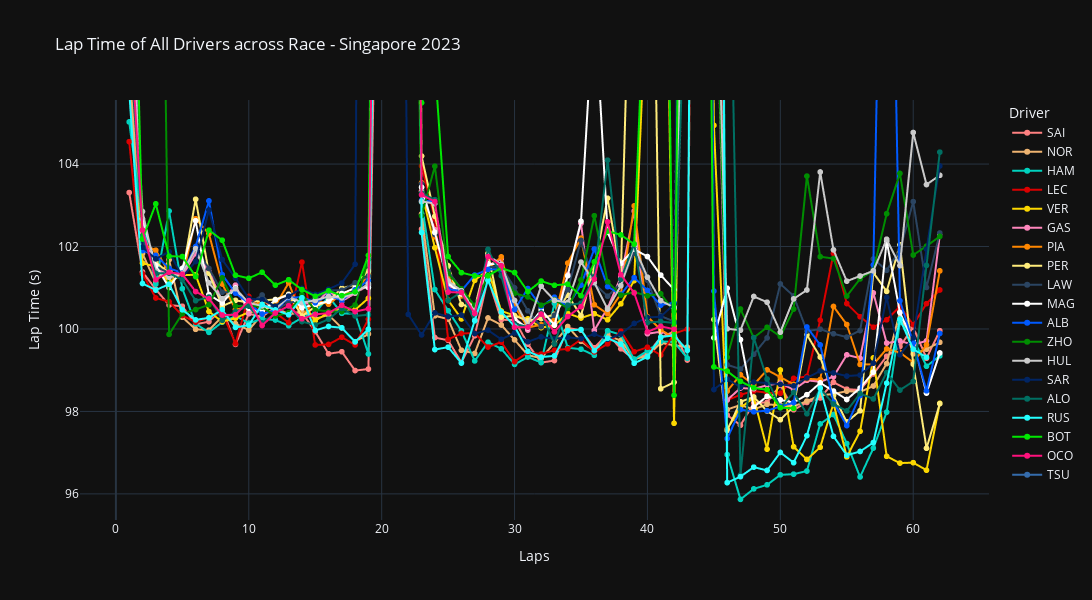

Here is the notebook cell this chart was saved with:
### Code cell
color_discrete_map = {driver: color for driver, color in driver_color.items() if driver in df_all_drivers['Driver'].unique()}

fig = px.line(df_all_drivers, x='LapNumber', y='LapTime', color='Driver',
              title='Lap Time of All Drivers across Race - Singapore 2023',
              labels={'LapTime': 'Lap Time (s)', 'LapNumber': 'Laps', 'Driver': 'Driver'},
              color_discrete_map=color_discrete_map,
              template="plotly_dark",
              markers=True) # Adds markers to the line plot

# Setting the y-axis limits
fig.update_yaxes(range=[min(df_all_drivers['LapTime'])-0.5, df_all_drivers['LapTime'].median()+5])

# Adjusting the plot size
fig.update_layout(width=2000, height=600)

fig.show()

### Figure 1 — Plotly figure (JSON) as saved in the notebook; plotly's stock layout.template omitted (floating-point values rounded to 4 significant figures)
{"data": [{"hovertemplate": "Driver=SAI<br>Laps=%{x}<br>Lap Time (s)=%{y}<extra></extra>", "legendgroup": "SAI", "line": {"color": "#ff8181", "dash": "solid"}, "marker": {"symbol": "circle"}, "mode": "lines+markers", "name": "SAI", "showlegend": true, "type": "scattergl", "x": [62, 61, 60, 59, 58, 57, 56, 55, 54, 53, 52, 51, 50, 49, 48, 47, 46, 45, 44, 43, 42, 41, 40, 39, 38, 37, 36, 35, 34, 33, 32, 31, 30, 29, 28, 27, 26, 25, 24, 23, 22, 21, 20, 19, 18, 17, 16, 15, 14, 13, 12, 11, 10, 9, 8, 7, 6, 5, 4, 3, 2, 1], "xaxis": "x", "y": [99.96, 99.29, 100.0, 99.58, 99.34, 98.91, 98.52, 98.54, 98.71, 98.33, 98.22, 98.04, 98.64, 98.22, 98.2, 97.67, 97.91, 121.3, 138.6, 99.25, 99.94, 99.8, 99.39, 99.25, 99.52, 99.88, 99.54, 99.97, 100.0, 99.23, 99.18, 99.63, 100.2, 100.2, 101.2, 99.84, 99.19, 99.73, 99.79, 102.4, 150.8, 188.6, 116.8, 99.03, 98.99, 99.45, 99.4, 99.94, 100.4, 100.4, 100.5, 100.3, 100.4, 99.63, 100.5, 100.2, 100.1, 100.6, 100.6, 101.0, 101.4, 103.3], "yaxis": "y"}, {"hovertemplate": "Driver=NOR<br>Laps=%{x}<br>Lap Time (s)=%{y}<extra></extra>", "legendgroup": "NOR", "line": {"color": "#eeb370", "dash": "solid"}, "marker": {"symbol": "circle"}, "mode": "lines+markers", "name": "NOR", "showlegend": true, "type": "scattergl", "x": [62, 61, 60, 59, 58, 57, 56, 55, 54, 53, 52, 51, 50, 49, 48, 47, 46, 45, 44, 43, 42, 41, 40, 39, 38, 37, 36, 35, 34, 33, 32, 31, 30, 29, 28, 27, 26, 25, 24, 23, 22, 21, 20, 19, 18, 17, 16, 15, 14, 13, 12, 11, 10, 9, 8, 7, 6, 5, 4, 3, 2, 1], "xaxis": "x", "y": [99.68, 99.51, 99.4, 100.4, 99.16, 98.62, 98.47, 98.49, 98.42, 98.39, 98.25, 98.12, 98.15, 98.17, 98.05, 98.16, 98.05, 120.7, 138.9, 99.56, 99.61, 99.66, 99.35, 99.27, 99.72, 99.84, 99.46, 99.7, 100.1, 99.66, 99.29, 99.37, 99.74, 100.1, 100.3, 99.41, 99.48, 100.2, 100.3, 102.8, 148.3, 181.3, 121.2, 99.88, 99.69, 100.0, 100.3, 100.2, 100.4, 100.4, 100.5, 100.4, 99.97, 100.1, 100.3, 99.97, 99.99, 100.3, 101.7, 101.1, 101.8, 106.4], "yaxis": "y"}, {"hovertemplate": "Driver=HAM<br>Laps=%{x}<br>Lap Time (s)=%{y}<extra></extra>", "legendgroup": "HAM", "line": {"color": "#00d2be", "dash": "solid"}, "marker": {"symbol": "circle"}, "mode": "lines+markers", "name": "HAM", "showlegend": true, "type": "scattergl", "x": [62, 61, 60, 59, 58, 57, 56, 55, 54, 53, 52, 51, 50, 49, 48, 47, 46, 45, 44, 43, 42, 41, 40, 39, 38, 37, 36, 35, 34, 33, 32, 31, 30, 29, 28, 27, 26, 25, 24, 23, 22, 21, 20, 19, 18, 17, 16, 15, 14, 13, 12, 11, 10, 9, 8, 7, 6, 5, 4, 3, 2, 1], "xaxis": "x", "y": [99.35, 99.1, 99.77, 100.2, 97.98, 97.11, 96.41, 97.22, 97.92, 97.7, 96.56, 96.48, 96.46, 96.22, 96.12, 95.87, 96.95, 133.6, 145.7, 99.29, 99.69, 99.7, 99.47, 99.26, 99.86, 99.96, 99.36, 99.51, 99.55, 100.6, 99.19, 99.32, 99.14, 99.52, 99.68, 99.23, 99.95, 100.4, 101.0, 103.1, 146.2, 181.8, 121.8, 99.39, 100.4, 100.4, 100.8, 100.4, 100.3, 100.1, 100.2, 100.2, 100.1, 100.3, 100.2, 99.92, 100.1, 101.0, 102.9, 101.1, 102.6, 105.0], "yaxis": "y"}, {"hovertemplate": "Driver=LEC<br>Laps=%{x}<br>Lap Time (s)=%{y}<extra></extra>", "legendgroup": "LEC", "line": {"color": "#dc0000", "dash": "solid"}, "marker": {"symbol": "circle"}, "mode": "lines+markers", "name": "LEC", "showlegend": true, "type": "scattergl", "x": [62, 61, 60, 59, 58, 57, 56, 55, 54, 53, 52, 51, 50, 49, 48, 47, 46, 45, 44, 43, 42, 41, 40, 39, 38, 37, 36, 35, 34, 33, 32, 31, 30, 29, 28, 27, 26, 25, 24, 23, 22, 21, 20, 19, 18, 17, 16, 15, 14, 13, 12, 11, 10, 9, 8, 7, 6, 5, 4, 3, 2, 1], "xaxis": "x", "y": [100.9, 100.6, 100.1, 100.5, 100.2, 100.0, 100.3, 100.6, 101.8, 100.2, 98.85, 98.8, 98.44, 98.45, 98.5, 98.4, 98.28, 120.8, 138.4, 100.0, 99.89, 99.37, 99.56, 99.45, 99.95, 99.64, 99.44, 99.75, 99.52, 99.48, 99.39, 99.43, 99.21, 99.68, 99.56, 99.9, 99.89, 99.75, 102.7, 104.0, 147.9, 184.8, 121.6, 100.2, 99.61, 99.8, 99.62, 99.61, 101.6, 100.2, 100.4, 100.4, 100.8, 99.65, 100.4, 100.3, 100.2, 100.3, 100.7, 100.8, 101.3, 104.5], "yaxis": "y"}, {"hovertemplate": "Driver=VER<br>Laps=%{x}<br>Lap Time (s)=%{y}<extra></extra>", "legendgroup": "VER", "line": {"color": "#fcd700", "dash": "solid"}, "marker": {"symbol": "circle"}, "mode": "lines+markers", "name": "VER", "showlegend": true, "type": "scattergl", "x": [62, 61, 60, 59, 58, 57, 56, 55, 54, 53, 52, 51, 50, 49, 48, 47, 46, 45, 44, 43, 42, 41, 40, 39, 38, 37, 36, 35, 34, 33, 32, 31, 30, 29, 28, 27, 26, 25, 24, 23, 22, 21, 20, 19, 18, 17, 16, 15, 14, 13, 12, 11, 10, 9, 8, 7, 6, 5, 4, 3, 2, 1], "xaxis": "x", "y": [98.2, 96.58, 96.76, 96.75, 96.91, 99.3, 97.52, 96.9, 98.2, 97.13, 96.84, 97.14, 99.01, 97.09, 98.33, 98.09, 97.57, 104.9, 137.5, 116.4, 97.71, 119.2, 108.8, 101.2, 100.6, 100.2, 100.4, 100.3, 100.4, 100.1, 100.0, 100.2, 100.3, 100.4, 101.4, 101.2, 100.2, 100.7, 102.0, 103.3, 150.0, 172.1, 118.3, 100.7, 100.5, 100.5, 100.4, 100.2, 100.6, 100.7, 100.6, 100.4, 100.4, 100.3, 100.2, 100.4, 101.3, 101.3, 101.1, 101.5, 101.6, 109.8], "yaxis": "y"}, {"hovertemplate": "Driver=GAS<br>Laps=%{x}<br>Lap Time (s)=%{y}<extra></extra>", "legendgroup": "GAS", "line": {"color": "#fe86bc", "dash": "solid"}, "marker": {"symbol": "circle"}, "mode": "lines+markers", "name": "GAS", "showlegend": true, "type": "scattergl", "x": [62, 61, 60, 59, 58, 57, 56, 55, 54, 53, 52, 51, 50, 49, 48, 47, 46, 45, 44, 43, 42, 41, 40, 39, 38, 37, 36, 35, 34, 33, 32, 31, 30, 29, 28, 27, 26, 25, 24, 23, 22, 21, 20, 19, 18, 17, 16, 15, 14, 13, 12, 11, 10, 9, 8, 7, 6, 5, 4, 3, 2, 1], "xaxis": "x", "y": [102.3, 99.71, 99.62, 99.71, 99.66, 100.9, 99.29, 99.37, 98.84, 98.72, 98.76, 98.53, 98.69, 98.63, 98.55, 98.57, 98.28, 111.2, 138.0, 110.5, 99.84, 99.93, 99.89, 102.9, 101.3, 100.5, 99.97, 102.6, 101.3, 100.2, 100.4, 99.97, 100.3, 101.7, 101.5, 100.4, 100.9, 101.0, 102.4, 103.3, 140.7, 169.7, 128.7, 101.1, 100.9, 100.7, 100.9, 100.6, 100.6, 100.8, 100.4, 100.7, 100.4, 101.1, 100.7, 101.4, 101.8, 101.3, 101.3, 101.4, 102.4, 110.1], "yaxis": "y"}, {"hovertemplate": "Driver=PIA<br>Laps=%{x}<br>Lap Time (s)=%{y}<extra></extra>", "legendgroup": "PIA", "line": {"color": "#ff8700", "dash": "solid"}, "marker": {"symbol": "circle"}, "mode": "lines+markers", "name": "PIA", "showlegend": true, "type": "scattergl", "x": [62, 61, 60, 59, 58, 57, 56, 55, 54, 53, 52, 51, 50, 49, 48, 47, 46, 45, 44, 43, 42, 41, 40, 39, 38, 37, 36, 35, 34, 33, 32, 31, 30, 29, 28, 27, 26, 25, 24, 23, 22, 21, 20, 19, 18, 17, 16, 15, 14, 13, 12, 11, 10, 9, 8, 7, 6, 5, 4, 3, 2, 1], "xaxis": "x", "y": [101.4, 99.62, 99.19, 99.43, 99.52, 99.14, 99.14, 100.1, 100.5, 98.77, 98.79, 98.66, 98.83, 99.01, 98.65, 98.89, 98.49, 112.7, 136.3, 112.4, 99.78, 99.98, 100.3, 103.0, 100.9, 100.4, 100.6, 102.2, 101.6, 100.2, 100.1, 100.0, 100.6, 101.7, 101.5, 100.5, 100.8, 101.3, 102.2, 103.5, 138.8, 167.8, 129.0, 101.3, 100.9, 100.8, 100.6, 100.7, 100.3, 101.1, 100.6, 100.7, 100.5, 100.5, 101.1, 102.3, 102.7, 101.2, 101.4, 101.9, 102.1, 111.9], "yaxis": "y"}, {"hovertemplate": "Driver=PER<br>Laps=%{x}<br>Lap Time (s)=%{y}<extra></extra>", "legendgroup": "PER", "line": {"color": "#ffec7b", "dash": "solid"}, "marker": {"symbol": "circle"}, "mode": "lines+markers", "name": "PER", "showlegend": true, "type": "scattergl", "x": [62, 61, 60, 59, 58, 57, 56, 55, 54, 53, 52, 51, 50, 49, 48, 47, 46, 45, 44, 43, 42, 41, 40, 39, 38, 37, 36, 35, 34, 33, 32, 31, 30, 29, 28, 27, 26, 25, 24, 23, 22, 21, 20, 19, 18, 17, 16, 15, 14, 13, 12, 11, 10, 9, 8, 7, 6, 5, 4, 3, 2, 1], "xaxis": "x", "y": [98.19, 97.11, 99.15, 102.0, 100.9, 101.4, 98.02, 97.75, 98.39, 99.32, 99.86, 98.12, 97.8, 98.01, 98.35, 98.23, 97.54, 100.2, 137.4, 120.7, 98.71, 98.55, 119.3, 113.1, 101.3, 103.2, 101.5, 100.3, 100.8, 100.4, 100.3, 100.2, 100.3, 100.3, 101.8, 100.5, 100.6, 101.5, 102.7, 104.2, 148.6, 162.6, 121.1, 101.4, 101.1, 101.0, 100.7, 100.5, 100.3, 100.8, 100.7, 100.7, 100.6, 100.7, 100.6, 101.4, 103.1, 101.3, 101.4, 101.6, 102.0, 111.6], "yaxis": "y"}, {"hovertemplate": "Driver=LAW<br>Laps=%{x}<br>Lap Time (s)=%{y}<extra></extra>", "legendgroup": "LAW", "line": {"color": "#2b4562", "dash": "solid"}, "marker": {"symbol": "circle"}, "mode": "lines+markers", "name": "LAW", "showlegend": true, "type": "scattergl", "x": [62, 61, 60, 59, 58, 57, 56, 55, 54, 53, 52, 51, 50, 49, 48, 47, 46, 45, 44, 43, 42, 41, 40, 39, 38, 37, 36, 35, 34, 33, 32, 31, 30, 29, 28, 27, 26, 25, 24, 23, 22, 21, 20, 19, 18, 17, 16, 15, 14, 13, 12, 11, 10, 9, 8, 7, 6, 5, 4, 3, 2, 1], "xaxis": "x", "y": [102.3, 101.0, 103.1, 101.9, 101.4, 101.7, 99.96, 99.8, 99.88, 100.0, 99.95, 100.8, 101.1, 99.78, 99.39, 99.03, 99.13, 110.9, 138.5, 111.9, 100.2, 100.3, 101.2, 101.8, 101.1, 100.8, 101.1, 102.1, 101.0, 100.3, 100.1, 100.4, 101.0, 101.5, 101.5, 100.2, 101.0, 101.4, 102.3, 103.5, 137.7, 172.0, 128.5, 101.3, 101.1, 100.9, 100.9, 100.7, 100.7, 100.6, 100.5, 100.8, 100.6, 100.9, 100.9, 101.5, 101.9, 101.4, 101.4, 101.5, 102.1, 110.9], "yaxis": "y"}, {"hovertemplate": "Driver=MAG<br>Laps=%{x}<br>Lap Time (s)=%{y}<extra></extra>", "legendgroup": "MAG", "line": {"color": "#ffffff", "dash": "solid"}, "marker": {"symbol": "circle"}, "mode": "lines+markers", "name": "MAG", "showlegend": true, "type": "scattergl", "x": [62, 61, 60, 59, 58, 57, 56, 55, 54, 53, 52, 51, 50, 49, 48, 47, 46, 45, 44, 43, 42, 41, 40, 39, 38, 37, 36, 35, 34, 33, 32, 31, 30, 29, 28, 27, 26, 25, 24, 23, 22, 21, 20, 19, 18, 17, 16, 15, 14, 13, 12, 11, 10, 9, 8, 7, 6, 5, 4, 3, 2, 1], "xaxis": "x", "y": [99.42, 98.45, 99.7, 100.4, 102.1, 98.95, 98.57, 98.29, 98.5, 98.69, 98.41, 98.22, 98.28, 98.37, 98.11, 99.74, 101.0, 99.79, 157.1, 126.0, 101.0, 101.3, 101.8, 101.9, 101.6, 102.4, 108.1, 102.6, 101.3, 100.1, 100.5, 100.0, 100.2, 101.6, 101.6, 100.5, 100.9, 101.1, 102.3, 103.4, 142.0, 171.6, 126.5, 101.0, 101.0, 100.9, 100.7, 100.6, 100.5, 100.8, 100.7, 100.4, 100.5, 101.0, 100.6, 100.8, 102.6, 101.5, 101.0, 101.5, 102.7, 108.3], "yaxis": "y"}, {"hovertemplate": "Driver=ALB<br>Laps=%{x}<br>Lap Time (s)=%{y}<extra></extra>", "legendgroup": "ALB", "line": {"color": "#005aff", "dash": "solid"}, "marker": {"symbol": "circle"}, "mode": "lines+markers", "name": "ALB", "showlegend": true, "type": "scattergl", "x": [62, 61, 60, 59, 58, 57, 56, 55, 54, 53, 52, 51, 50, 49, 48, 47, 46, 45, 44, 43, 42, 41, 40, 39, 38, 37, 36, 35, 34, 33, 32, 31, 30, 29, 28, 27, 26, 25, 24, 23, 22, 21, 20, 19, 18, 17, 16, 15, 14, 13, 12, 11, 10, 9, 8, 7, 6, 5, 4, 3, 2, 1], "xaxis": "x", "y": [99.89, 98.5, 99.67, 100.7, 118.0, 101.6, 98.39, 97.66, 98.23, 99.61, 100.0, 98.21, 98.12, 98.02, 97.99, 98.05, 97.34, 100.9, 155.0, 120.9, 100.6, 100.6, 100.9, 101.2, 100.8, 101.0, 101.9, 101.1, 100.6, 100.8, 100.5, 101.0, 100.5, 101.5, 101.4, 101.3, 100.9, 101.0, 103.1, 103.1, 135.2, 172.3, 128.6, 101.2, 100.9, 100.7, 100.8, 100.6, 100.8, 100.8, 100.5, 100.4, 100.6, 100.9, 101.3, 103.1, 102.0, 101.4, 101.5, 101.8, 101.9, 113.1], "yaxis": "y"}, {"hovertemplate": "Driver=ZHO<br>Laps=%{x}<br>Lap Time (s)=%{y}<extra></extra>", "legendgroup": "ZHO", "line": {"color": "#008d01", "dash": "solid"}, "marker": {"symbol": "circle"}, "mode": "lines+markers", "name": "ZHO", "showlegend": true, "type": "scattergl", "x": [62, 61, 60, 59, 58, 57, 56, 55, 54, 53, 52, 51, 50, 49, 48, 47, 46, 45, 44, 43, 42, 41, 40, 39, 38, 37, 36, 35, 34, 33, 32, 31, 30, 29, 28, 27, 26, 25, 24, 23, 22, 21, 20, 19, 18, 17, 16, 15, 14, 13, 12, 11, 10, 9, 8, 7, 6, 5, 4, 3, 2, 1], "xaxis": "x", "y": [102.2, 102.0, 101.8, 103.8, 102.8, 101.4, 101.2, 100.8, 101.7, 101.8, 103.7, 100.5, 99.82, 100.0, 99.79, 100.5, 99.32, 110.6, 137.5, 114.4, 100.4, 100.9, 100.8, 100.9, 100.8, 101.1, 102.7, 101.2, 100.5, 100.7, 100.6, 100.8, 100.9, 101.5, 101.3, 100.6, 101.0, 101.3, 103.9, 102.7, 120.7, 156.2, 136.7, 101.7, 100.6, 100.4, 100.4, 100.5, 100.8, 100.4, 100.3, 100.5, 100.6, 100.6, 101.2, 100.6, 100.5, 100.4, 99.87, 122.7, 110.0, 115.1], "yaxis": "y"}, {"hovertemplate": "Driver=HUL<br>Laps=%{x}<br>Lap Time (s)=%{y}<extra></extra>", "legendgroup": "HUL", "line": {"color": "#cacaca", "dash": "solid"}, "marker": {"symbol": "circle"}, "mode": "lines+markers", "name": "HUL", "showlegend": true, "type": "scattergl", "x": [62, 61, 60, 59, 58, 57, 56, 55, 54, 53, 52, 51, 50, 49, 48, 47, 46, 45, 44, 43, 42, 41, 40, 39, 38, 37, 36, 35, 34, 33, 32, 31, 30, 29, 28, 27, 26, 25, 24, 23, 22, 21, 20, 19, 18, 17, 16, 15, 14, 13, 12, 11, 10, 9, 8, 7, 6, 5, 4, 3, 2, 1], "xaxis": "x", "y": [103.7, 103.5, 104.8, 101.5, 102.2, 101.4, 101.3, 101.2, 101.9, 103.8, 100.9, 100.7, 99.92, 100.7, 100.8, 99.97, 100.0, 112.0, 136.7, 113.2, 100.5, 100.7, 101.3, 102.0, 101.1, 100.5, 101.1, 101.6, 100.6, 100.7, 101.0, 100.1, 100.7, 101.6, 101.8, 100.4, 100.9, 101.2, 103.0, 103.1, 136.9, 175.9, 128.7, 101.1, 100.9, 100.8, 100.8, 100.7, 100.6, 100.8, 100.5, 100.6, 100.6, 101.0, 100.7, 101.1, 101.9, 101.4, 101.3, 101.4, 102.8, 109.2], "yaxis": "y"}, {"hovertemplate": "Driver=SAR<br>Laps=%{x}<br>Lap Time (s)=%{y}<extra></extra>", "legendgroup": "SAR", "line": {"color": "#012564", "dash": "solid"}, "marker": {"symbol": "circle"}, "mode": "lines+markers", "name": "SAR", "showlegend": true, "type": "scattergl", "x": [62, 61, 60, 59, 58, 57, 56, 55, 54, 53, 52, 51, 50, 49, 48, 47, 46, 45, 44, 43, 42, 41, 40, 39, 38, 37, 36, 35, 34, 33, 32, 31, 30, 29, 28, 27, 26, 25, 24, 23, 22, 21, 20, 19, 18, 17, 16, 15, 14, 13, 12, 11, 10, 9, 8, 7, 6, 5, 4, 3, 2, 1], "xaxis": "x", "y": [104.0, 101.9, 99.79, 99.37, 100.8, 99.17, 98.88, 98.86, 98.93, 98.98, 98.81, 98.62, 98.66, 98.69, 98.71, 98.59, 98.78, 98.53, 153.3, 128.4, 100.6, 100.3, 100.3, 100.1, 99.88, 99.75, 99.88, 99.76, 99.8, 99.76, 99.81, 99.69, 99.9, 99.75, 99.97, 99.89, 100.3, 100.3, 100.4, 99.86, 100.4, 135.1, null, 149.6, 101.6, 101.1, 101.0, 100.8, 101.0, 100.8, 100.6, 100.7, 100.7, 101.2, 101.7, 102.9, 101.6, 101.3, 101.9, 101.7, 102.0, 114.1], "yaxis": "y"}, {"hovertemplate": "Driver=ALO<br>Laps=%{x}<br>Lap Time (s)=%{y}<extra></extra>", "legendgroup": "ALO", "line": {"color": "#006f62", "dash": "solid"}, "marker": {"symbol": "circle"}, "mode": "lines+markers", "name": "ALO", "showlegend": true, "type": "scattergl", "x": [62, 61, 60, 59, 58, 57, 56, 55, 54, 53, 52, 51, 50, 49, 48, 47, 46, 45, 44, 43, 42, 41, 40, 39, 38, 37, 36, 35, 34, 33, 32, 31, 30, 29, 28, 27, 26, 25, 24, 23, 22, 21, 20, 19, 18, 17, 16, 15, 14, 13, 12, 11, 10, 9, 8, 7, 6, 5, 4, 3, 2, 1], "xaxis": "x", "y": [104.3, 101.5, 98.73, 98.52, 98.94, 98.3, 98.44, 98.01, 98.18, 98.56, 97.94, 98.46, 98.09, 98.79, 99.79, 96.46, 113.3, 146.1, 144.8, 110.2, 100.1, 100.2, 100.2, 102.1, 101.2, 104.1, 101.3, 100.6, 100.6, 99.64, 100.4, 100.0, 100.1, 101.3, 101.9, 100.2, 100.9, 100.7, 103.1, 103.3, 145.2, 177.3, 124.3, 100.3, 100.3, 100.5, 100.2, 100.1, 100.2, 100.6, 100.4, 100.1, 100.6, 100.4, 100.2, 100.8, 100.7, 101.2, 101.4, 101.3, 102.3, 107.4], "yaxis": "y"}, {"hovertemplate": "Driver=RUS<br>Laps=%{x}<br>Lap Time (s)=%{y}<extra></extra>", "legendgroup": "RUS", "line": {"color": "#24ffff", "dash": "solid"}, "marker": {"symbol": "circle"}, "mode": "lines+markers", "name": "RUS", "showlegend": true, "type": "scattergl", "x": [62, 61, 60, 59, 58, 57, 56, 55, 54, 53, 52, 51, 50, 49, 48, 47, 46, 45, 44, 43, 42, 41, 40, 39, 38, 37, 36, 35, 34, 33, 32, 31, 30, 29, 28, 27, 26, 25, 24, 23, 22, 21, 20, 19, 18, 17, 16, 15, 14, 13, 12, 11, 10, 9, 8, 7, 6, 5, 4, 3, 2, 1], "xaxis": "x", "y": [null, 99.31, 99.51, 100.2, 98.69, 97.25, 97.03, 96.94, 97.4, 98.57, 97.41, 96.76, 97.01, 96.57, 96.65, 96.42, 96.27, 131.7, 144.9, 99.48, 99.85, 99.8, 99.32, 99.17, 99.64, 99.78, 99.47, 99.99, 99.96, 99.35, 99.32, 99.46, 100.1, 100.4, 101.2, 100.2, 99.17, 99.56, 99.5, 102.3, 149.3, 181.2, 120.4, 100.0, 99.69, 100.0, 100.1, 99.97, 100.8, 100.3, 100.5, 100.6, 100.1, 100.0, 100.5, 100.3, 100.2, 100.5, 101.1, 100.9, 101.1, 105.8], "yaxis": "y"}, {"hovertemplate": "Driver=BOT<br>Laps=%{x}<br>Lap Time (s)=%{y}<extra></extra>", "legendgroup": "BOT", "line": {"color": "#00e701", "dash": "solid"}, "marker": {"symbol": "circle"}, "mode": "lines+markers", "name": "BOT", "showlegend": true, "type": "scattergl", "x": [52, 51, 50, 49, 48, 47, 46, 45, 44, 43, 42, 41, 40, 39, 38, 37, 36, 35, 34, 33, 32, 31, 30, 29, 28, 27, 26, 25, 24, 23, 22, 21, 20, 19, 18, 17, 16, 15, 14, 13, 12, 11, 10, 9, 8, 7, 6, 5, 4, 3, 2, 1], "xaxis": "x", "y": [null, 98.08, 98.09, 98.53, 98.57, 98.73, 98.98, 99.08, 134.4, 126.9, 98.39, 120.8, 110.1, 102.1, 102.3, 102.4, 101.6, 100.8, 101.1, 101.1, 101.2, 100.9, 101.4, 101.5, 101.3, 101.3, 101.4, 101.8, 106.4, 105.5, 142.5, 158.1, 124.7, 101.8, 100.9, 100.8, 100.9, 100.8, 101.0, 101.2, 101.1, 101.4, 101.2, 101.3, 102.2, 102.4, 101.3, 101.8, 101.8, 103.0, 102.2, 114.7], "yaxis": "y"}, {"hovertemplate": "Driver=OCO<br>Laps=%{x}<br>Lap Time (s)=%{y}<extra></extra>", "legendgroup": "OCO", "line": {"color": "#ff117c", "dash": "solid"}, "marker": {"symbol": "circle"}, "mode": "lines+markers", "name": "OCO", "showlegend": true, "type": "scattergl", "x": [43, 42, 41, 40, 39, 38, 37, 36, 35, 34, 33, 32, 31, 30, 29, 28, 27, 26, 25, 24, 23, 22, 21, 20, 19, 18, 17, 16, 15, 14, 13, 12, 11, 10, 9, 8, 7, 6, 5, 4, 3, 2, 1], "xaxis": "x", "y": [null, 100.0, 100.1, 99.93, 100.9, 101.3, 102.6, 101.2, 100.5, 100.3, 99.93, 100.4, 100.0, 100.0, 101.5, 101.8, 100.4, 100.9, 100.9, 103.1, 103.3, 143.3, 176.3, 125.9, 100.5, 100.4, 100.6, 100.4, 100.4, 100.2, 100.6, 100.4, 100.1, 100.7, 100.3, 100.3, 100.7, 100.9, 101.3, 101.4, 101.2, 102.4, 107.8], "yaxis": "y"}, {"hovertemplate": "Driver=TSU<br>Laps=%{x}<br>Lap Time (s)=%{y}<extra></extra>", "legendgroup": "TSU", "line": {"color": "#356cac", "dash": "solid"}, "marker": {"symbol": "circle"}, "mode": "lines+markers", "name": "TSU", "showlegend": true, "type": "scattergl", "x": [1], "xaxis": "x", "y": [null], "yaxis": "y"}], "layout": {"height": 600, "legend": {"title": {"text": "Driver"}, "tracegroupgap": 0}, "title": {"text": "Lap Time of All Drivers across Race - Singapore 2023"}, "width": 2000, "xaxis": {"anchor": "y", "domain": [0, 1], "title": {"text": "Laps"}}, "yaxis": {"anchor": "x", "domain": [0, 1], "range": [95.37, 105.6], "title": {"text": "Lap Time (s)"}}}}
